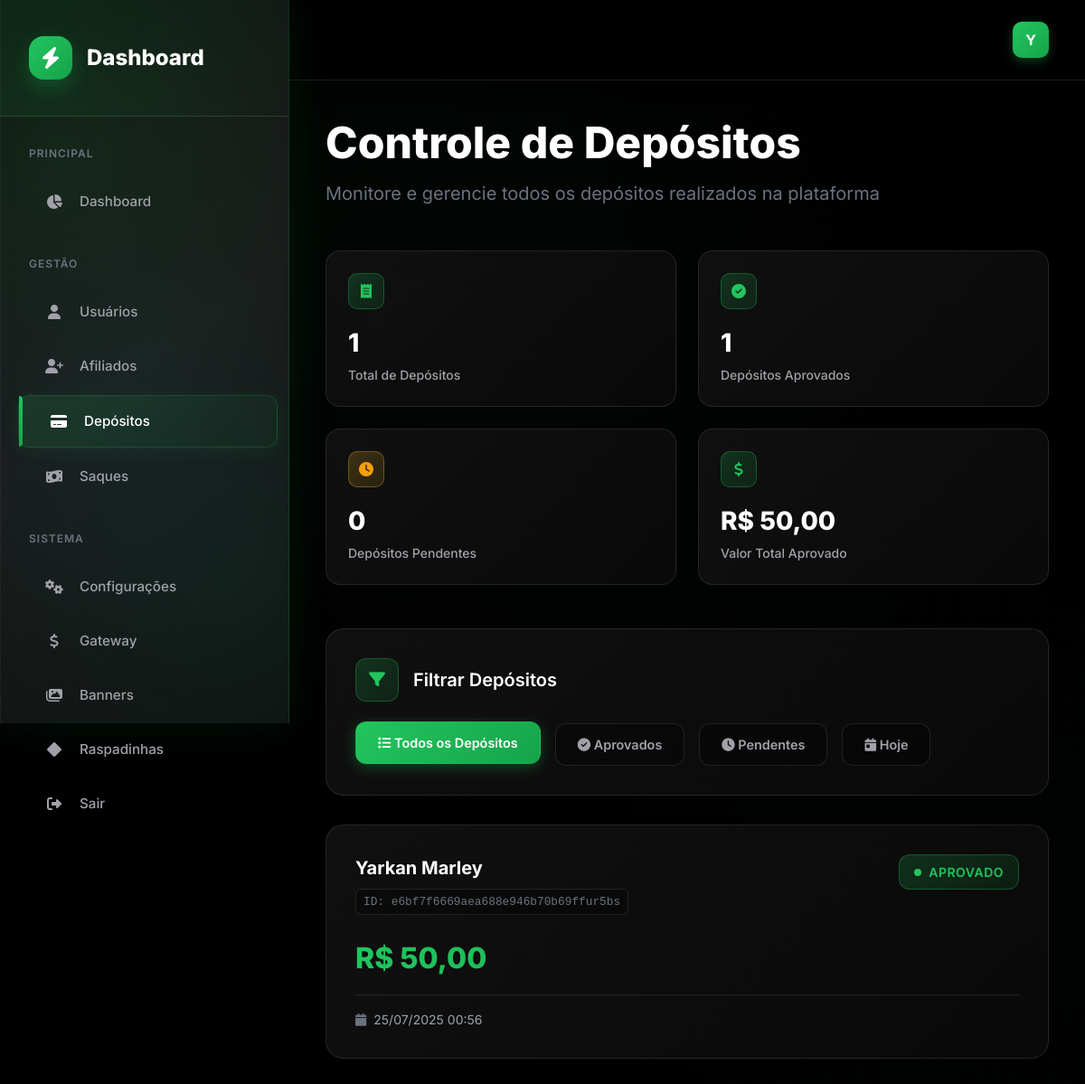
Page /admin/depositos.php (signed in) on the committed database.
### tables this page shows
CREATE TABLE `usuarios` (
  `id` int NOT NULL AUTO_INCREMENT,
  `nome` varchar(100) NOT NULL,
  `telefone` varchar(20) NOT NULL,
  `email` varchar(100) NOT NULL,
  `senha` varchar(255) NOT NULL,
  `saldo` decimal(10,2) DEFAULT '0.00',
  `indicacao` varchar(100) DEFAULT NULL,
  `comissao_cpa` float DEFAULT '0',
  `comissao_revshare` float DEFAULT '0',
  `banido` tinyint(1) DEFAULT '0',
  `admin` int DEFAULT '0',
  `created_at` datetime DEFAULT CURRENT_TIMESTAMP,
  `updated_at` datetime DEFAULT CURRENT_TIMESTAMP ON UPDATE CURRENT_TIMESTAMP,
  `influencer` tinyint(1) NOT NULL DEFAULT '0',
  PRIMARY KEY (`id`),
  UNIQUE KEY `email` (`email`)
);

CREATE TABLE `depositos` (
  `id` int NOT NULL AUTO_INCREMENT,
  `transactionId` varchar(255) NOT NULL,
  `user_id` int NOT NULL,
  `nome` varchar(255) NOT NULL,
  `cpf` varchar(14) NOT NULL,
  `valor` decimal(10,2) NOT NULL,
  `status` enum('PENDING','PAID') DEFAULT 'PENDING',
  `qrcode` text,
  `idempotency_key` varchar(255) DEFAULT NULL,
  `gateway` enum('pixup','digitopay','gatewayproprio') NOT NULL,
  `webhook_data` text,
  `created_at` timestamp NOT NULL DEFAULT CURRENT_TIMESTAMP,
  `updated_at` timestamp NOT NULL DEFAULT CURRENT_TIMESTAMP ON UPDATE CURRENT_TIMESTAMP,
  PRIMARY KEY (`id`),
  UNIQUE KEY `idempotency_key` (`idempotency_key`),
  KEY `user_id` (`user_id`),
  KEY `status` (`status`)
);

### admin/depositos.php (the view, shortened to what this page needs)
<?php
include '../conexao.php';
$usuarioId = $_SESSION['usuario_id'];
$admin = ($stmt = $pdo->prepare("SELECT admin FROM usuarios WHERE id = ?"))->execute([$usuarioId]) ? $stmt->fetchColumn() : null;
$nome = ($stmt = $pdo->prepare("SELECT nome FROM usuarios WHERE id = ?"))->execute([$usuarioId]) ? $stmt->fetchColumn() : null;
$nome = $nome ? explode(' ', $nome)[0] : null;
$stmt = $pdo->query("SELECT depositos.id, depositos.user_id, depositos.transactionId, depositos.valor, depositos.status, depositos.updated_at, usuarios.nome
                     FROM depositos
                     JOIN usuarios ON depositos.user_id = usuarios.id
                     ORDER BY depositos.updated_at DESC");
$depositos = $stmt->fetchAll(PDO::FETCH_ASSOC);
$total_depositos = count($depositos);
$depositos_aprovados = array_filter($depositos, function($d) { return $d['status'] == 'PAID'; });
$depositos_pendentes = array_filter($depositos, function($d) { return $d['status'] != 'PAID'; });
$valor_total_aprovado = array_sum(array_column($depositos_aprovados, 'valor'));
?>
<!DOCTYPE html>
<html lang="pt-BR">
<head>
    <script src="https://cdn.tailwindcss.com"></script>
    <link rel="stylesheet" href="https://cdnjs.cloudflare.com/ajax/libs/font-awesome/6.5.1/css/all.min.css">
    <link href="https://cdn.jsdelivr.net/npm/notiflix@3.2.8/src/notiflix.min.css" rel="stylesheet">
</head>
<body>
    <aside class="sidebar" id="sidebar">
        <div class="sidebar-header">
            <a href="#" class="logo">
                <div class="logo-icon">
                    <i class="fas fa-bolt"></i>
                </div>
                <div class="logo-text">
                    <div class="logo-title">Dashboard</div>
                </div>
            </a>
       </div>
       <nav class="nav-menu">
            <div class="nav-section">
                <div class="nav-section-title">Principal</div>
                <a href="index.php" class="nav-item">
                    <div class="nav-icon"><i class="fas fa-chart-pie"></i></div>
                    <div class="nav-text">Dashboard</div>
                </a>
            </div>
            <div class="nav-section">
                <div class="nav-section-title">Gestão</div>
                <a href="usuarios.php" class="nav-item">
                    <div class="nav-icon"><i class="fas fa-user"></i></div>
                    <div class="nav-text">Usuários</div>
                </a>
                <a href="afiliados.php" class="nav-item">
                    <div class="nav-icon"><i class="fas fa-user-plus"></i></div>
                    <div class="nav-text">Afiliados</div>
                </a>
                <a href="depositos.php" class="nav-item active">
                    <div class="nav-icon"><i class="fas fa-credit-card"></i></div>
                    <div class="nav-text">Depósitos</div>
                </a>
                <a href="saques.php" class="nav-item">
                    <div class="nav-icon"><i class="fas fa-money-bill-wave"></i></div>
                    <div class="nav-text">Saques</div>
                </a>
            </div>
            <div class="nav-section">
                <div class="nav-section-title">Sistema</div>
                <a href="config.php" class="nav-item">
                    <div class="nav-icon"><i class="fas fa-cogs"></i></div>
                    <div class="nav-text">Configurações</div>
                </a>
                <a href="gateway.php" class="nav-item">
                    <div class="nav-icon"><i class="fas fa-usd"></i></div>
                    <div class="nav-text">Gateway</div>
                </a>
                <a href="banners.php" class="nav-item">
                    <div class="nav-icon"><i class="fas fa-images"></i></div>
                    <div class="nav-text">Banners</div>
                </a>
                <a href="cartelas.php" class="nav-item">
                    <div class="nav-icon"><i class="fas fa-diamond"></i></div>
                    <div class="nav-text">Raspadinhas</div>
                </a>
                <a href="../logout" class="nav-item">
                    <div class="nav-icon"><i class="fas fa-sign-out-alt"></i></div>
                    <div class="nav-text">Sair</div>
                </a>
            </div>
        </nav>
    </aside>
    <main class="main-content" id="mainContent">
        <header class="header">
            <div class="header-content">
                <div class="header-actions">
                    <div class="user-avatar">
                        <?= strtoupper(substr($nome, 0, 1)) ?>
                    </div>
                </div>
            </div>
        </header>
        <div class="page-content">
            <section class="welcome-section">
                <h2 class="welcome-title">Controle de Depósitos</h2>
                <p class="welcome-subtitle">Monitore e gerencie todos os depósitos realizados na plataforma</p>
            </section>
            <section class="stats-grid">
                <div class="mini-stat-card">
                    <div class="mini-stat-header">
                        <div class="mini-stat-icon">
                            <i class="fas fa-receipt"></i>
                        </div>
                    </div>
                    <div class="mini-stat-value"><?= number_format($total_depositos, 0, ',', '.') ?></div>
                    <div class="mini-stat-label">Total de Depósitos</div>
                </div>
                <div class="mini-stat-card">
                    <div class="mini-stat-header">
                        <div class="mini-stat-icon">
                            <i class="fas fa-check-circle"></i>
                        </div>
                    </div>
                    <div class="mini-stat-value"><?= number_format(count($depositos_aprovados), 0, ',', '.') ?></div>
                    <div class="mini-stat-label">Depósitos Aprovados</div>
                </div>
                <div class="mini-stat-card">
                    <div class="mini-stat-header">
                        <div class="mini-stat-icon warning">
                            <i class="fas fa-clock"></i>
                        </div>
                    </div>
                    <div class="mini-stat-value"><?= number_format(count($depositos_pendentes), 0, ',', '.') ?></div>
                    <div class="mini-stat-label">Depósitos Pendentes</div>
                </div>
                <div class="mini-stat-card">
                    <div class="mini-stat-header">
                        <div class="mini-stat-icon">
                            <i class="fas fa-dollar-sign"></i>
                        </div>
                    </div>
                    <div class="mini-stat-value">R$ <?= number_format($valor_total_aprovado, 2, ',', '.') ?></div>
                    <div class="mini-stat-label">Valor Total Aprovado</div>
                </div>
            </section>
            <section class="filter-section">
                <div class="filter-header">
                    <div class="filter-icon-container">
                        <i class="fas fa-filter"></i>
                    </div>
                    <h3 class="filter-title">Filtrar Depósitos</h3>
                </div>
                <div class="filter-buttons">
                    <button class="filter-btn active" onclick="filterDeposits('all')">
                        <i class="fas fa-list"></i>
                        Todos os Depósitos
                    </button>
                    <button class="filter-btn" onclick="filterDeposits('PAID')">
                        <i class="fas fa-check-circle"></i>
                        Aprovados
                    </button>
                    <button class="filter-btn" onclick="filterDeposits('PENDING')">
                        <i class="fas fa-clock"></i>
                        Pendentes
                    </button>
                    <button class="filter-btn" onclick="filterDeposits('today')">
                        <i class="fas fa-calendar-day"></i>
                        Hoje
                    </button>
                </div>
            </section>
            <section>
                <?php if (empty($depositos)): ?>
                    <div class="empty-state">
                        <i class="fas fa-receipt"></i>
                        <h3>Nenhum depósito encontrado</h3>
                        <p>Não há depósitos registrados no sistema ainda</p>
                    </div>
                <?php else: ?>
                    <div class="deposits-grid" id="depositsGrid">
                        <?php foreach ($depositos as $deposito): ?>
                            <div class="deposit-card"
                                 data-status="<?= $deposito['status'] ?>"
                                 data-date="<?= date('Y-m-d', strtotime($deposito['updated_at'])) ?>">
                                <div class="deposit-header">
                                    <div>
                                        <h3 class="deposit-user"><?= htmlspecialchars($deposito['nome']) ?></h3>
                                        <?php if (!empty($deposito['transactionId'])): ?>
                                            <div class="deposit-transaction">
                                                ID: <?= htmlspecialchars($deposito['transactionId']) ?>
                                            </div>
                                        <?php endif; ?>
                                    </div>
                                    <div class="deposit-status <?= $deposito['status'] == 'PAID' ? 'approved' : 'pending' ?>">
                                        <div class="status-dot"></div>
                                        <span><?= $deposito['status'] == 'PAID' ? 'Aprovado' : 'Pendente' ?></span>
                                    </div>
                                </div>
                                <div class="deposit-value">
                                    R$ <?= number_format($deposito['valor'], 2, ',', '.') ?>
                                </div>
                                <div class="deposit-date">
                                    <i class="fas fa-calendar"></i>
                                    <span><?= date('d/m/Y H:i', strtotime($deposito['updated_at'])) ?></span>
                                </div>
                            </div>
                        <?php endforeach; ?>
                    </div>
                <?php endif; ?>
            </section>
        </div>
    </main>
</body>
</html>

### rows in the picture
usuarios: nome "Y"
depositos: status "1", status "0", status "50,00", user.nome "Yarkan Marley", transactionId "e6bf7f6669aea688e946b70b69ffur5bs", shows "APROVADO", valor "50,00", updated_at "25/07/2025 00:56"

### other values in the picture
$total_depositos "1"
